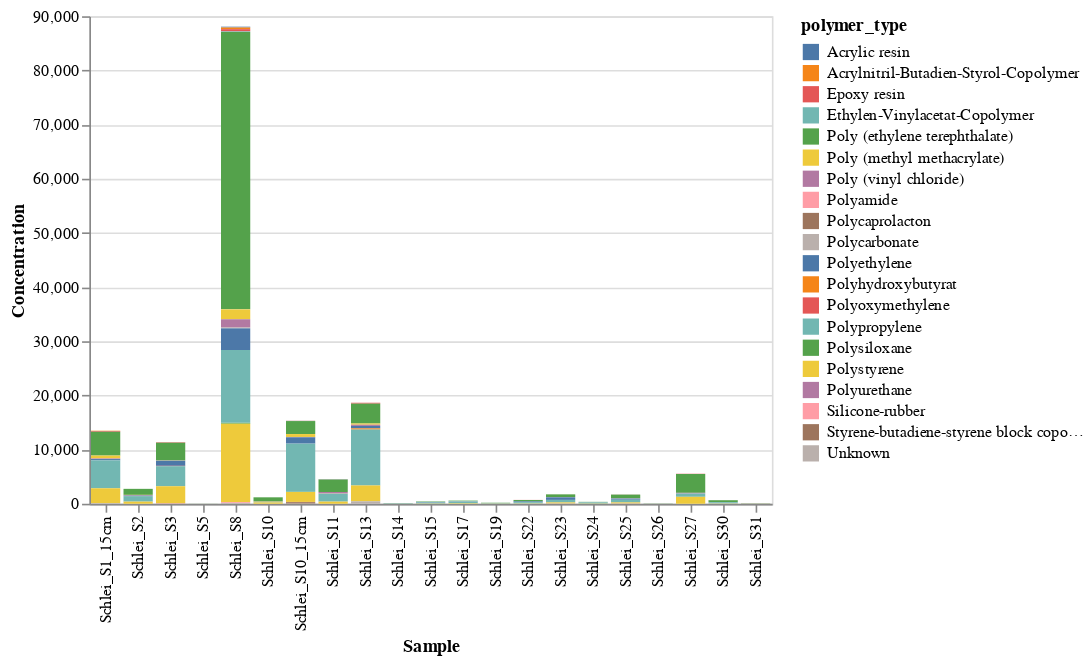

The notebook cell this image was saved under:
### Code cell
#make plot for rel. Polymer type distribution per station

Sample_order = ['Schlei_S1_15cm','Schlei_S2','Schlei_S3','Schlei_S5','Schlei_S8', 'Schlei_S10','Schlei_S10_15cm', 'Schlei_S11','Schlei_S13', 'Schlei_S14', 'Schlei_S15',
       'Schlei_S17', 'Schlei_S19', 'Schlei_S22', 'Schlei_S23', 'Schlei_S24', 'Schlei_S25','Schlei_S26','Schlei_S27', 'Schlei_S30', 'Schlei_S31']

selection = alt.selection_multi(fields=['polymer_type'], bind='legend')

Poly_Dist = alt.Chart(mp_poly_station).mark_bar().encode(
    x= alt.X('Sample',sort = Sample_order),#'polymer_type' == 'Polyamide',# , #'polymer_type' == "Polyamide", #df_new = df[df['Pid'] == 'p01']
    y= alt.Y('Concentration'),
    color= 'polymer_type',
    tooltip = ['polymer_type', 'Concentration']
).add_selection(
    selection
).transform_filter(
    selection
#).interactive(
)

Poly_Dist #| Poly_Dist.encode(y=alt.Y('Concentration',stack='normalize'))

## look at specific polymer types

### Figure 1 — Vega-Lite specification as saved in the notebook (floating-point values rounded to 4 significant figures; data arrays with more than 128 entries replaced by an {"elided": "..."} marker saying what was removed)
{"config": {"view": {"continuousWidth": 400, "continuousHeight": 300}}, "data": {"name": "data-59d97d0bf60ca1f85c84789a20757c2d"}, "mark": "bar", "encoding": {"color": {"type": "nominal", "field": "polymer_type"}, "tooltip": [{"type": "nominal", "field": "polymer_type"}, {"type": "quantitative", "field": "Concentration"}], "x": {"type": "nominal", "field": "Sample", "sort": ["Schlei_S1_15cm", "Schlei_S2", "Schlei_S3", "Schlei_S5", "Schlei_S8", "Schlei_S10", "Schlei_S10_15cm", "Schlei_S11", "Schlei_S13", "Schlei_S14", "Schlei_S15", "Schlei_S17", "Schlei_S19", "Schlei_S22", "Schlei_S23", "Schlei_S24", "Schlei_S25", "Schlei_S26", "Schlei_S27", "Schlei_S30", "Schlei_S31"]}, "y": {"type": "quantitative", "field": "Concentration"}}, "selection": {"selector001": {"type": "multi", "fields": ["polymer_type"], "bind": "legend"}}, "transform": [{"filter": {"selection": "selector001"}}], "$schema": "https://vega.github.io/schema/vega-lite/v4.8.1.json", "datasets": {"data-59d97d0bf60ca1f85c84789a20757c2d": {"elided": "163 records"}}}
